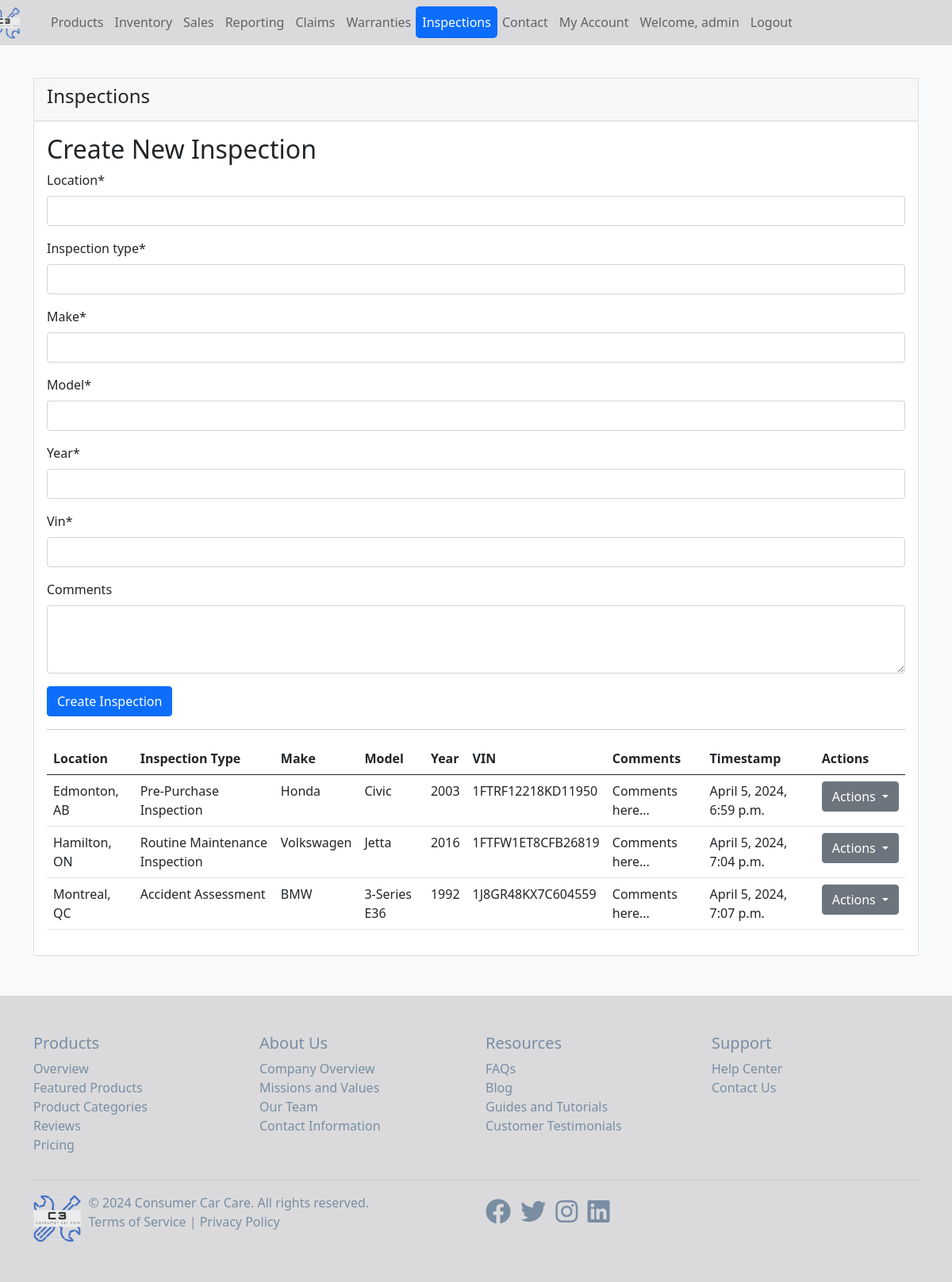
The app's page /inspections/ (signed in) with its own data.
### main_app/models.py (models this page shows, shortened)
class Inspection(models.Model):
    location = models.CharField(max_length=200)
    inspection_type = models.CharField(max_length=100)
    make = models.CharField(max_length=100)
    model = models.CharField(max_length=100)
    year = models.PositiveIntegerField()
    vin = models.CharField(max_length=17, unique=True)
    comments = models.TextField(blank=True, null=True)
    timestamp = models.DateTimeField(default=timezone.now)

### main_app/views.py (the view)
# urls.py: path('inspections/', views.inspections_view, name='inspections'),
@login_required
def inspections_view(request):
    if request.method == 'POST':
        form = InspectionForm(request.POST)
        if form.is_valid():
            form.save()
            return redirect('inspections')
    else:
        form = InspectionForm()
    inspections = Inspection.objects.all()
    context = {
        'form': form,
        'inspections': inspections,
    }
    return render(request, 'main_app/inspections.html', context)

### main_app/forms.py
class InspectionForm(forms.ModelForm):
    class Meta:
        model = Inspection
        fields = ['location', 'inspection_type', 'make', 'model', 'year', 'vin', 'comments']
        widgets = {
            'comments': forms.Textarea(attrs={'rows': 3}),
        }

### main_app/templates/main_app/inspections.html (shortened to what this page needs)
{% extends 'main_app/base.html' %}
{% load crispy_forms_tags %}
{% block content %}
<div class="container mt-5">
    <div class="row">
        <div class="col-md-12">
            <div class="card">
                <div class="card-header">
                    <h4>Inspections</h4>
                </div>
                <div class="card-body">
                    <h2>Create New Inspection</h2>
                    <form method="post">
                        {{ form|crispy }}
                        <button type="submit" class="btn btn-primary">Create Inspection</button>
                    </form>
                    <hr>
                    <table class="table">
                        <thead>
                            <tr>
                                <th>Location</th>
                                <th>Inspection Type</th>
                                <th>Make</th>
                                <th>Model</th>
                                <th>Year</th>
                                <th>VIN</th>
                                <th>Comments</th>
                                <th>Timestamp</th>
                                <th>Actions</th>
                            </tr>
                        </thead>
                        <tbody>
                            {% for inspection in inspections %}
                            <tr>
                                <td>{{ inspection.location }}</td>
                                <td>{{ inspection.inspection_type }}</td>
                                <td>{{ inspection.make }}</td>
                                <td>{{ inspection.model }}</td>
                                <td>{{ inspection.year }}</td>
                                <td>{{ inspection.vin }}</td>
                                <td>{{ inspection.comments|truncatechars:50 }}</td>
                                <td>{{ inspection.timestamp }}</td>
                                <td>
                                    <div class="dropdown">
                                        <button class="btn btn-secondary dropdown-toggle" type="button" id="actionsDropdown{{ inspection.id }}" data-toggle="dropdown" aria-haspopup="true" aria-expanded="false">
                                            Actions
                                        </button>
                                    </div>
                                </td>
                            </tr>
                            {% endfor %}
                        </tbody>
                    </table>
                </div>
            </div>
        </div>
    </div>
</div>
{% endblock %}

### main_app/templates/main_app/base.html (shortened to what this page needs)
{% load static %}
<!DOCTYPE html>
<html lang="en">
<head>
    <link rel="stylesheet" href="{% static 'main_app/css/bootstrap.min.css' %}">
    <link rel="stylesheet" href="https://cdnjs.cloudflare.com/ajax/libs/font-awesome/5.15.3/css/all.min.css">
</head>
<body>
    <nav class="navbar navbar-expand-lg navbar-light bg-custom-color">
        <div class="container">
            <div class="collapse navbar-collapse" id="navbarNav">
                <ul class="navbar-nav">
                    <li class="nav-item active">
                        <a class="nav-link" href="{% url 'home' %}">
                            <img src="{% static 'main_app/images/C3_transparent_cropped.png' %}" alt="Consumer Car Care Logo" height="40">
                        </a>
                    </li>
                    <li class="nav-item">
                        <a class="nav-link {% if request.path|slice:'0:9' == '/products' %}active{% endif %}" href="{% url 'products' %}">Products</a>
                    </li>
                    <li class="nav-item">
                        <a class="nav-link {% if request.path == '/inventory/' %}active{% endif %}" href="{% url 'inventory' %}">Inventory</a>
                    </li>
                    <li class="nav-item">
                        <a class="nav-link {% if request.path == '/sales-data/' %}active{% endif %}" href="{% url 'sales_data' %}">Sales</a>
                    </li>
                    <li class="nav-item">
                        <a class="nav-link {% if request.path == '/reporting-dashboard/' %}active{% endif %}" href="{% url 'reporting_dashboard' %}">Reporting</a>
                    </li>
                    <li class="nav-item">
                        <a class="nav-link {% if request.path == '/claims/' %}active{% endif %}" href="{% url 'claims' %}">Claims</a>
                    </li>
                    <li class="nav-item">
                        <a class="nav-link {% if request.path == '/warranties/' %}active{% endif %}" href="{% url 'warranties' %}">Warranties</a>
                    </li>
                    <li class="nav-item">
                        <a class="nav-link {% if request.path == '/inspections/' %}active{% endif %}" href="{% url 'inspections' %}">Inspections</a>
                    </li>
                    <li class="nav-item">
                        <a class="nav-link {% if request.path == '/contact/' %}active{% endif %}" href="{% url 'contact' %}">Contact</a>
                    </li>
                    {% if user.is_authenticated %}
                    {% if user.is_authenticated %}
                        <li class="nav-item">
                            <a class="nav-link {% if request.path == '/my-account/' %}active{% endif %}" href="{% url 'my_account' %}">My Account</a>
                        </li>
                    {% endif %}
                        <li class="nav-item">
                            <span class="nav-link">Welcome, {{ user.username }}</span>
                        </li>
                        <li class="nav-item">
                            <form method="post" action="{% url 'logout' %}">
                                <button class ="nav-link" type="submit">Logout</button>
                            </form>
                        </li>
                    {% else %}
                        <li class="nav-item">
                            <a class="nav-link {% if request.path == '/login/' %}active{% endif %}" href="{% url 'login' %}">Login</a>
                        </li>
                    {% endif %}
                </ul>
            </div>
        </div>
    </nav>
    {% block content %}
    {% endblock %}
    <footer class="bg-custom-color py-5">
        <div class="container">
          <div class="row">
            <div class="col-md-3">
              <h5>Products</h5>
              <ul class="list-unstyled">
                <li><a href="#">Overview</a></li>
                <li><a href="#">Featured Products</a></li>
                <li><a href="#">Product Categories</a></li>
                <li><a href="#">Reviews</a></li>
                <li><a href="#">Pricing</a></li>
              </ul>
            </div>
            <div class="col-md-3">
              <h5>About Us</h5>
              <ul class="list-unstyled">
                <li><a href="#">Company Overview</a></li>
                <li><a href="#">Missions and Values</a></li>
                <li><a href="#">Our Team</a></li>
                <li><a href="#">Contact Information</a></li>
              </ul>
            </div>
            <div class="col-md-3">
              <h5>Resources</h5>
              <ul class="list-unstyled">
                <li><a href="#">FAQs</a></li>
                <li><a href="#">Blog</a></li>
                <li><a href="#">Guides and Tutorials</a></li>
                <li><a href="#">Customer Testimonials</a></li>
              </ul>
            </div>
            <div class="col-md-3">
              <h5>Support</h5>
              <ul class="list-unstyled">
                <li><a href="#">Help Center</a></li>
                <li><a href="#">Contact Us</a></li>
              </ul>
            </div>
          </div>
          <hr>
          <div class="row align-items-center">
            <div class="col-md-6">
              <div class="d-flex align-items-center">
                <img src="{% static 'main_app/images/C3_transparent_cropped.png' %}" alt="Company Logo" height="60" class="mr-3">
                <div>
                  <p class="mb-0">&copy; 2024 Consumer Car Care. All rights reserved.</p>
                  <p><a href="#">Terms of Service</a> | <a href="#">Privacy Policy</a></p>
                </div>
              </div>
            </div>
            <div class="col-md-6 text-md-right">
              <ul class="list-inline">
                <li class="list-inline-item"><a href="#"><i class="fab fa-facebook fa-2x"></i></a></li>
                <li class="list-inline-item"><a href="#"><i class="fab fa-twitter fa-2x"></i></a></li>
                <li class="list-inline-item"><a href="#"><i class="fab fa-instagram fa-2x"></i></a></li>
                <li class="list-inline-item"><a href="#"><i class="fab fa-linkedin fa-2x"></i></a></li>
              </ul>
            </div>
          </div>
        </div>
      </footer>
</body>
</html>

### main_app/templates/main_app/base.html (style rules this page uses)
body { background-color: #f8f9fa; padding-top: 50px; }
footer { color: #798da3; text-decoration: none; margin-top: 50px; }
footer a { text-decoration: none; color: #798da3; }
.nav-link.active { background-color: #0c6dfd ; color: #ffffff !important; border-radius: 5px; }
.nav-link img { margin-left: -80px; margin-bottom: -8px; margin-top: -10px; padding-left: 15px; }
.navbar { position: fixed; top: 0; width: 100%; z-index: 1000; }
.bg-custom-color { background-color: #dadadc; }
.mr-3 { margin-right: 10px; }
button { border: 0; background-color: #dadadc; }
.navbar-nav .nav-item { margin-right: -2px; }

### records on screen
Inspection: location "Edmonton, AB", inspection_type "Pre-Purchase Inspection", make "Honda", model "Civic", year "2003", vin "1FTRF12218KD11950", comments "Comments here...", timestamp "April 5, 2024, 6:59 p.m."
Inspection: location "Hamilton, ON", inspection_type "Routine Maintenance Inspection", make "Volkswagen", model "Jetta", year "2016", vin "1FTFW1ET8CFB26819", comments "Comments here...", timestamp "April 5, 2024, 7:04 p.m."
Inspection: location "Montreal, QC", inspection_type "Accident Assessment", make "BMW", model "3-Series E36", year "1992", vin "1J8GR48KX7C604559", comments "Comments here...", timestamp "April 5, 2024, 7:07 p.m."

### other values on screen
{{ user.username }} "admin"
